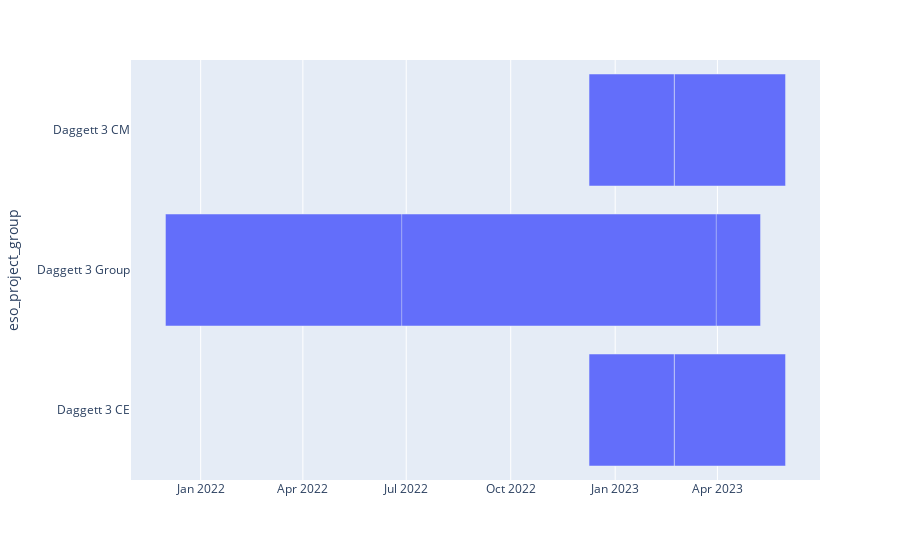

The code cell stored with this chart in its notebook:
### Code cell
# daggett3_group_mask = df_out['eso_project_group'] == 'Daggett 3 Group'
# dag_ce_mask = (daggett3_group_mask) & (df_out['role']=='Commissioning Engineer')
# dag_cm_mask = (daggett3_group_mask) & (df_out['role']=='Commissioning Manager')

# df_out.loc[dag_ce_mask, 'eso_project_group'] = 'Daggett 3 CE'
# df_out.loc[dag_cm_mask, 'eso_project_group'] = 'Daggett 3 CM'

d3cx_mask = (df_out['eso_project_group'] == 'Daggett 3 CE') | (df_out['eso_project_group'] == 'Daggett 3 CM')
df_out[d3cx_mask]

all_dag3_mask = df_out['eso_project_group'].str.contains('Daggett 3')
px.timeline(df_out[all_dag3_mask], x_start='start_date', x_end='due_date', y='eso_project_group')

### Figure 1 — Plotly figure (JSON) as saved in the notebook; plotly's stock layout.template omitted (floating-point values rounded to 4 significant figures)
{"data": [{"alignmentgroup": "True", "base": ["2023-02-20T00:00:00", null, null, null, null, null, "2023-02-20T00:00:00", "2021-12-01T00:00:00", null, "2022-06-27T00:00:00", null, null, "2022-12-09T00:00:00", "2022-12-09T00:00:00", null, null, null, null, null, "2023-01-20T00:00:00", "2023-01-20T00:00:00", null, null, null, null, null, "2022-12-09T00:00:00", "2022-12-09T00:00:00"], "hovertemplate": "start_date=%{base}<br>due_date=%{x}<br>eso_project_group=%{y}<extra></extra>", "legendgroup": "", "marker": {"color": "#636efa", "pattern": {"shape": ""}}, "name": "", "offsetgroup": "", "orientation": "h", "showlegend": false, "textposition": "auto", "type": "bar", "x": [8640000000, null, null, null, null, null, 8640000000, 45273600000, null, 23932800000, null, null, 6480000000, 6480000000, null, null, null, null, null, 2851200000, 2851200000, null, null, null, null, null, 6480000000, 6480000000], "xaxis": "x", "y": ["Daggett 3 CE", "Daggett 3 Group", "Daggett 3 Group", "Daggett 3 Group", "Daggett 3 Group", "Daggett 3 Group", "Daggett 3 CM", "Daggett 3 Group", "Daggett 3 Group", "Daggett 3 Group", "Daggett 3 Group", "Daggett 3 Group", "Daggett 3 CM", "Daggett 3 CE", "Daggett 3 Group", "Daggett 3 Group", "Daggett 3 Group", "Daggett 3 Group", "Daggett 3 Group", "Daggett 3 CM", "Daggett 3 CE", "Daggett 3 Group", "Daggett 3 Group", "Daggett 3 Group", "Daggett 3 Group", "Daggett 3 Group", "Daggett 3 CM", "Daggett 3 CE"], "yaxis": "y"}], "layout": {"autosize": true, "barmode": "overlay", "legend": {"tracegroupgap": 0}, "margin": {"t": 60}, "xaxis": {"anchor": "y", "autorange": true, "domain": [0, 1], "range": ["2021-10-31 16:00", "2023-06-30 08:00"], "type": "date"}, "yaxis": {"anchor": "x", "autorange": true, "domain": [0, 1], "range": [-0.5, 2.5], "title": {"text": "eso_project_group"}, "type": "category"}}}
